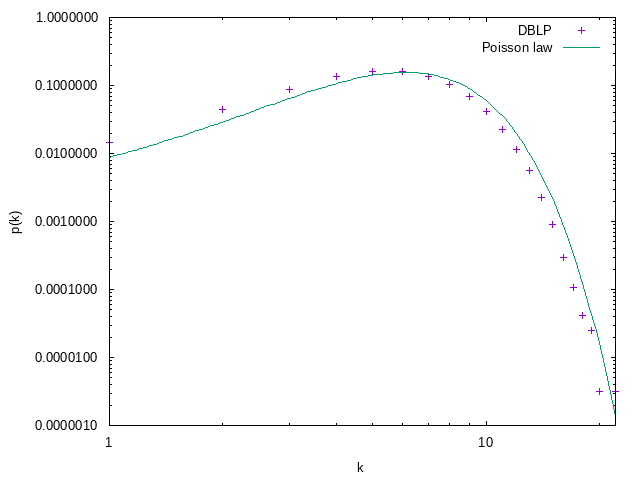

The gnuplot source for this figure:
set terminal png 10
set xlabel 'k'
set ylabel 'p(k)'
set output 'DistributionDePoisson.png'
set logscale xy
set yrange [1e-6:1]

# Poisson
lambda = 6.62208890914917
poisson(k) = lambda ** k * exp(-lambda) / gamma(k + 1)

plot 'DegreeDistGrapheAlea.txt' title 'DBLP', \
  poisson(x) title 'Poisson law'
